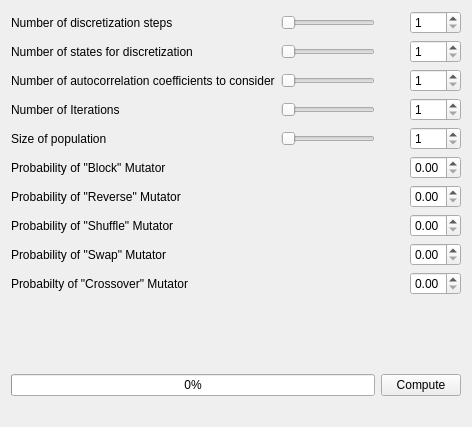
<ui version="4.0" >
 <class>GeneticModelerWidget</class>
 <widget class="QWidget" name="GeneticModelerWidget" >
  <property name="geometry" >
   <rect>
    <x>0</x>
    <y>0</y>
    <width>472</width>
    <height>427</height>
   </rect>
  </property>
  <property name="windowTitle" >
   <string>Form</string>
  </property>
  <layout class="QGridLayout" >
   <item row="0" column="0" >
    <widget class="QLabel" name="label" >
     <property name="text" >
      <string>Number of discretization steps</string>
     </property>
    </widget>
   </item>
   <item row="0" column="1" >
    <widget class="QSlider" name="sliderDSteps" >
     <property name="orientation" >
      <enum>Qt::Horizontal</enum>
     </property>
    </widget>
   </item>
   <item row="0" column="3" >
    <widget class="QSpinBox" name="numdstepsEdit" >
     <property name="minimum" >
      <number>1</number>
     </property>
    </widget>
   </item>
   <item row="1" column="0" >
    <widget class="QLabel" name="label_2" >
     <property name="text" >
      <string>Number of states for discretization</string>
     </property>
    </widget>
   </item>
   <item row="1" column="1" >
    <widget class="QSlider" name="sliderStates" >
     <property name="orientation" >
      <enum>Qt::Horizontal</enum>
     </property>
    </widget>
   </item>
   <item row="1" column="3" >
    <widget class="QSpinBox" name="numstatesEdit" >
     <property name="minimum" >
      <number>1</number>
     </property>
    </widget>
   </item>
   <item row="2" column="0" >
    <widget class="QLabel" name="label_3" >
     <property name="text" >
      <string>Number of autocorrelation coefficients to consider</string>
     </property>
    </widget>
   </item>
   <item row="2" column="1" >
    <widget class="QSlider" name="sliderAutoc" >
     <property name="orientation" >
      <enum>Qt::Horizontal</enum>
     </property>
    </widget>
   </item>
   <item row="2" column="3" >
    <widget class="QSpinBox" name="numautocEdit" >
     <property name="minimum" >
      <number>1</number>
     </property>
    </widget>
   </item>
   <item row="3" column="0" >
    <widget class="QLabel" name="label_4" >
     <property name="text" >
      <string>Number of Iterations</string>
     </property>
    </widget>
   </item>
   <item row="3" column="1" >
    <widget class="QSlider" name="sliderIterations" >
     <property name="orientation" >
      <enum>Qt::Horizontal</enum>
     </property>
    </widget>
   </item>
   <item row="3" column="3" >
    <widget class="QSpinBox" name="numiterationsEdit" >
     <property name="minimum" >
      <number>1</number>
     </property>
    </widget>
   </item>
   <item row="4" column="0" >
    <widget class="QLabel" name="label_5" >
     <property name="text" >
      <string>Size of population</string>
     </property>
    </widget>
   </item>
   <item row="4" column="1" >
    <widget class="QSlider" name="sliderPool" >
     <property name="orientation" >
      <enum>Qt::Horizontal</enum>
     </property>
    </widget>
   </item>
   <item row="4" column="3" >
    <widget class="QSpinBox" name="numpoolEdit" >
     <property name="minimum" >
      <number>1</number>
     </property>
    </widget>
   </item>
   <item row="5" column="0" colspan="2" >
    <widget class="QLabel" name="label_6" >
     <property name="text" >
      <string>Probability of "Block" Mutator</string>
     </property>
    </widget>
   </item>
   <item row="6" column="0" colspan="2" >
    <widget class="QLabel" name="label_7" >
     <property name="text" >
      <string>Probability of "Reverse" Mutator</string>
     </property>
    </widget>
   </item>
   <item row="7" column="0" colspan="2" >
    <widget class="QLabel" name="label_8" >
     <property name="text" >
      <string>Probability of "Shuffle" Mutator</string>
     </property>
    </widget>
   </item>
   <item row="8" column="0" colspan="2" >
    <widget class="QLabel" name="label_9" >
     <property name="text" >
      <string>Probability of "Swap" Mutator</string>
     </property>
    </widget>
   </item>
   <item row="9" column="0" colspan="2" >
    <widget class="QLabel" name="label_10" >
     <property name="text" >
      <string>Probabilty of "Crossover" Mutator</string>
     </property>
    </widget>
   </item>
   <item row="10" column="0" >
    <spacer>
     <property name="orientation" >
      <enum>Qt::Vertical</enum>
     </property>
     <property name="sizeHint" stdset="0" >
      <size>
       <width>20</width>
       <height>20</height>
      </size>
     </property>
    </spacer>
   </item>
   <item row="11" column="0" colspan="2" >
    <widget class="QProgressBar" name="progressBar" >
     <property name="value" >
      <number>0</number>
     </property>
    </widget>
   </item>
   <item row="11" column="2" colspan="2" >
    <widget class="QPushButton" name="computeButton" >
     <property name="text" >
      <string>Compute</string>
     </property>
    </widget>
   </item>
   <item row="12" column="0" colspan="2" >
    <widget class="QLabel" name="progressLabel" >
     <property name="text" >
      <string/>
     </property>
    </widget>
   </item>
   <item row="5" column="3" >
    <widget class="QDoubleSpinBox" name="mutBlock" >
     <property name="maximum" >
      <double>1.000000000000000</double>
     </property>
     <property name="singleStep" >
      <double>0.010000000000000</double>
     </property>
    </widget>
   </item>
   <item row="6" column="3" >
    <widget class="QDoubleSpinBox" name="mutInverse" >
     <property name="maximum" >
      <double>1.000000000000000</double>
     </property>
     <property name="singleStep" >
      <double>0.010000000000000</double>
     </property>
    </widget>
   </item>
   <item row="7" column="3" >
    <widget class="QDoubleSpinBox" name="mutShuffle" >
     <property name="maximum" >
      <double>1.000000000000000</double>
     </property>
     <property name="singleStep" >
      <double>0.010000000000000</double>
     </property>
    </widget>
   </item>
   <item row="8" column="3" >
    <widget class="QDoubleSpinBox" name="mutSwap" >
     <property name="maximum" >
      <double>1.000000000000000</double>
     </property>
     <property name="singleStep" >
      <double>0.010000000000000</double>
     </property>
    </widget>
   </item>
   <item row="9" column="3" >
    <widget class="QDoubleSpinBox" name="mutCrossover" >
     <property name="maximum" >
      <double>1.000000000000000</double>
     </property>
     <property name="singleStep" >
      <double>0.010000000000000</double>
     </property>
    </widget>
   </item>
  </layout>
 </widget>
 <resources/>
 <connections>
  <connection>
   <sender>sliderDSteps</sender>
   <signal>sliderMoved(int)</signal>
   <receiver>numdstepsEdit</receiver>
   <slot>setValue(int)</slot>
   <hints>
    <hint type="sourcelabel" >
     <x>236</x>
     <y>22</y>
    </hint>
    <hint type="destinationlabel" >
     <x>435</x>
     <y>22</y>
    </hint>
   </hints>
  </connection>
  <connection>
   <sender>numdstepsEdit</sender>
   <signal>valueChanged(int)</signal>
   <receiver>sliderDSteps</receiver>
   <slot>setValue(int)</slot>
   <hints>
    <hint type="sourcelabel" >
     <x>421</x>
     <y>35</y>
    </hint>
    <hint type="destinationlabel" >
     <x>261</x>
     <y>27</y>
    </hint>
   </hints>
  </connection>
  <connection>
   <sender>sliderStates</sender>
   <signal>valueChanged(int)</signal>
   <receiver>numstatesEdit</receiver>
   <slot>setValue(int)</slot>
   <hints>
    <hint type="sourcelabel" >
     <x>272</x>
     <y>58</y>
    </hint>
    <hint type="destinationlabel" >
     <x>421</x>
     <y>55</y>
    </hint>
   </hints>
  </connection>
  <connection>
   <sender>numstatesEdit</sender>
   <signal>valueChanged(int)</signal>
   <receiver>sliderStates</receiver>
   <slot>setValue(int)</slot>
   <hints>
    <hint type="sourcelabel" >
     <x>415</x>
     <y>57</y>
    </hint>
    <hint type="destinationlabel" >
     <x>271</x>
     <y>50</y>
    </hint>
   </hints>
  </connection>
  <connection>
   <sender>sliderAutoc</sender>
   <signal>valueChanged(int)</signal>
   <receiver>numautocEdit</receiver>
   <slot>setValue(int)</slot>
   <hints>
    <hint type="sourcelabel" >
     <x>259</x>
     <y>94</y>
    </hint>
    <hint type="destinationlabel" >
     <x>438</x>
     <y>98</y>
    </hint>
   </hints>
  </connection>
  <connection>
   <sender>numautocEdit</sender>
   <signal>valueChanged(int)</signal>
   <receiver>sliderAutoc</receiver>
   <slot>setValue(int)</slot>
   <hints>
    <hint type="sourcelabel" >
     <x>409</x>
     <y>93</y>
    </hint>
    <hint type="destinationlabel" >
     <x>263</x>
     <y>89</y>
    </hint>
   </hints>
  </connection>
  <connection>
   <sender>sliderIterations</sender>
   <signal>valueChanged(int)</signal>
   <receiver>numiterationsEdit</receiver>
   <slot>setValue(int)</slot>
   <hints>
    <hint type="sourcelabel" >
     <x>282</x>
     <y>116</y>
    </hint>
    <hint type="destinationlabel" >
     <x>455</x>
     <y>127</y>
    </hint>
   </hints>
  </connection>
  <connection>
   <sender>numiterationsEdit</sender>
   <signal>valueChanged(int)</signal>
   <receiver>sliderIterations</receiver>
   <slot>setValue(int)</slot>
   <hints>
    <hint type="sourcelabel" >
     <x>409</x>
     <y>115</y>
    </hint>
    <hint type="destinationlabel" >
     <x>281</x>
     <y>117</y>
    </hint>
   </hints>
  </connection>
  <connection>
   <sender>sliderPool</sender>
   <signal>valueChanged(int)</signal>
   <receiver>numpoolEdit</receiver>
   <slot>setValue(int)</slot>
   <hints>
    <hint type="sourcelabel" >
     <x>260</x>
     <y>153</y>
    </hint>
    <hint type="destinationlabel" >
     <x>408</x>
     <y>153</y>
    </hint>
   </hints>
  </connection>
  <connection>
   <sender>numpoolEdit</sender>
   <signal>valueChanged(int)</signal>
   <receiver>sliderPool</receiver>
   <slot>setValue(int)</slot>
   <hints>
    <hint type="sourcelabel" >
     <x>421</x>
     <y>166</y>
    </hint>
    <hint type="destinationlabel" >
     <x>283</x>
     <y>156</y>
    </hint>
   </hints>
  </connection>
 </connections>
</ui>
